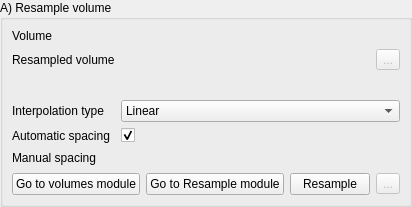
<?xml version="1.0" encoding="UTF-8"?>
<ui version="4.0">
 <class>ResampleWidget</class>
 <widget class="qMRMLWidget" name="ResampleWidget">
  <property name="geometry">
   <rect>
    <x>0</x>
    <y>0</y>
    <width>379</width>
    <height>207</height>
   </rect>
  </property>
  <property name="windowTitle">
   <string>ResampleWidget</string>
  </property>
  <layout class="QVBoxLayout" name="verticalLayout">
   <property name="margin">
    <number>0</number>
   </property>
   <item>
    <widget class="ctkCollapsibleGroupBox" name="ResampleCollapsibleGroupBox">
     <property name="sizePolicy">
      <sizepolicy hsizetype="Preferred" vsizetype="Minimum">
       <horstretch>0</horstretch>
       <verstretch>0</verstretch>
      </sizepolicy>
     </property>
     <property name="title">
      <string>A) Resample volume</string>
     </property>
     <property name="collapsedHeight">
      <number>5</number>
     </property>
     <layout class="QGridLayout" name="gridLayout_2">
      <item row="6" column="0" colspan="3">
       <layout class="QHBoxLayout" name="horizontalLayout_3">
        <item>
         <spacer name="horizontalSpacer_2">
          <property name="orientation">
           <enum>Qt::Horizontal</enum>
          </property>
          <property name="sizeHint" stdset="0">
           <size>
            <width>40</width>
            <height>20</height>
           </size>
          </property>
         </spacer>
        </item>
        <item>
         <widget class="QPushButton" name="ResampleGoToVolumesPushButton">
          <property name="text">
           <string>Go to volumes module</string>
          </property>
          <property name="workflow" stdset="0">
           <stringlist>
            <string>2</string>
           </stringlist>
          </property>
         </widget>
        </item>
        <item>
         <widget class="QPushButton" name="ResampleGoToModulePushButton">
          <property name="toolTip">
           <string>Open the &quot;BrainsFit&quot; module</string>
          </property>
          <property name="text">
           <string>Go to Resample module</string>
          </property>
          <property name="workflow" stdset="0">
           <stringlist>
            <string>2</string>
           </stringlist>
          </property>
         </widget>
        </item>
        <item>
         <widget class="QPushButton" name="ResampleApplyPushButton">
          <property name="toolTip">
           <string>&lt;!DOCTYPE HTML PUBLIC &quot;-//W3C//DTD HTML 4.0//EN&quot; &quot;http://www.w3.org/TR/REC-html40/strict.dtd&quot;&gt;
&lt;html&gt;&lt;head&gt;&lt;meta name=&quot;qrichtext&quot; content=&quot;1&quot; /&gt;&lt;style type=&quot;text/css&quot;&gt;
p, li { white-space: pre-wrap; }
&lt;/style&gt;&lt;/head&gt;&lt;body style=&quot; font-family:'MS Shell Dlg 2'; font-size:8.25pt; font-weight:400; font-style:normal;&quot;&gt;
&lt;p style=&quot; margin-top:0px; margin-bottom:0px; margin-left:0px; margin-right:0px; -qt-block-indent:0; text-indent:0px;&quot;&gt;&lt;span style=&quot; font-size:8pt;&quot;&gt;Register image together&lt;/span&gt;&lt;/p&gt;
&lt;p style=&quot;-qt-paragraph-type:empty; margin-top:0px; margin-bottom:0px; margin-left:0px; margin-right:0px; -qt-block-indent:0; text-indent:0px; font-size:8pt;&quot;&gt;&lt;/p&gt;&lt;/body&gt;&lt;/html&gt;</string>
          </property>
          <property name="text">
           <string>Resample</string>
          </property>
          <property name="checkable">
           <bool>true</bool>
          </property>
         </widget>
        </item>
        <item>
         <widget class="QToolButton" name="ResampleSaveToolButton">
          <property name="enabled">
           <bool>false</bool>
          </property>
          <property name="toolTip">
           <string>Save the output image</string>
          </property>
          <property name="text">
           <string>...</string>
          </property>
          <property name="workflow" stdset="0">
           <stringlist>
            <string>0</string>
           </stringlist>
          </property>
         </widget>
        </item>
       </layout>
      </item>
      <item row="1" column="2">
       <widget class="QToolButton" name="ResampleOutputSaveToolButton">
        <property name="enabled">
         <bool>false</bool>
        </property>
        <property name="toolTip">
         <string>Save to file the output image</string>
        </property>
        <property name="text">
         <string>...</string>
        </property>
        <property name="workflow" stdset="0">
         <stringlist>
          <string>1</string>
          <string>2</string>
         </stringlist>
        </property>
       </widget>
      </item>
      <item row="1" column="1">
       <widget class="qMRMLNodeComboBox" name="ResampleOutputNodeComboBox">
        <property name="enabled">
         <bool>false</bool>
        </property>
        <property name="sizePolicy">
         <sizepolicy hsizetype="Expanding" vsizetype="Fixed">
          <horstretch>0</horstretch>
          <verstretch>0</verstretch>
         </sizepolicy>
        </property>
        <property name="toolTip">
         <string>Select the output image</string>
        </property>
        <property name="nodeTypes">
         <stringlist>
          <string>vtkMRMLScalarVolumeNode</string>
         </stringlist>
        </property>
        <property name="showHidden">
         <bool>true</bool>
        </property>
        <property name="baseName">
         <string/>
        </property>
        <property name="renameEnabled">
         <bool>true</bool>
        </property>
        <property name="workflow" stdset="0">
         <stringlist>
          <string>1</string>
          <string>2</string>
         </stringlist>
        </property>
       </widget>
      </item>
      <item row="1" column="0">
       <widget class="QLabel" name="ResampleOutputNodeLabel">
        <property name="sizePolicy">
         <sizepolicy hsizetype="Preferred" vsizetype="Minimum">
          <horstretch>0</horstretch>
          <verstretch>0</verstretch>
         </sizepolicy>
        </property>
        <property name="toolTip">
         <string>&lt;!DOCTYPE HTML PUBLIC &quot;-//W3C//DTD HTML 4.0//EN&quot; &quot;http://www.w3.org/TR/REC-html40/strict.dtd&quot;&gt;
&lt;html&gt;&lt;head&gt;&lt;meta name=&quot;qrichtext&quot; content=&quot;1&quot; /&gt;&lt;style type=&quot;text/css&quot;&gt;
p, li { white-space: pre-wrap; }
&lt;/style&gt;&lt;/head&gt;&lt;body style=&quot; font-family:'MS Shell Dlg 2'; font-size:8.25pt; font-weight:400; font-style:normal;&quot;&gt;
&lt;p style=&quot; margin-top:0px; margin-bottom:0px; margin-left:0px; margin-right:0px; -qt-block-indent:0; text-indent:0px;&quot;&gt;&lt;span style=&quot; font-size:8pt;&quot;&gt;Choose the &lt;/span&gt;&lt;span style=&quot; font-size:8pt; font-weight:600;&quot;&gt;Output skin model&lt;/span&gt;&lt;span style=&quot; font-size:8pt;&quot;&gt; here.&lt;/span&gt;&lt;/p&gt;&lt;/body&gt;&lt;/html&gt;</string>
        </property>
        <property name="text">
         <string>Resampled volume</string>
        </property>
        <property name="workflow" stdset="0">
         <stringlist>
          <string>1</string>
          <string>2</string>
          <string></string>
         </stringlist>
        </property>
       </widget>
      </item>
      <item row="0" column="1" colspan="2">
       <widget class="qMRMLNodeComboBox" name="ResampleInputNodeComboBox">
        <property name="sizePolicy">
         <sizepolicy hsizetype="Expanding" vsizetype="Fixed">
          <horstretch>0</horstretch>
          <verstretch>0</verstretch>
         </sizepolicy>
        </property>
        <property name="toolTip">
         <string>Select the fixed image</string>
        </property>
        <property name="nodeTypes">
         <stringlist>
          <string>vtkMRMLScalarVolumeNode</string>
         </stringlist>
        </property>
        <property name="baseName">
         <string>Fixed</string>
        </property>
        <property name="addEnabled">
         <bool>false</bool>
        </property>
        <property name="workflow" stdset="0">
         <stringlist>
          <string>2</string>
         </stringlist>
        </property>
       </widget>
      </item>
      <item row="3" column="0">
       <widget class="QLabel" name="ResampleInterpolationTypeLabel">
        <property name="text">
         <string>Interpolation type</string>
        </property>
        <property name="workflow" stdset="0">
         <stringlist>
          <string>2</string>
         </stringlist>
        </property>
       </widget>
      </item>
      <item row="3" column="1" colspan="2">
       <widget class="QComboBox" name="ResampleInterpolationTypeComboBox">
        <property name="enabled">
         <bool>true</bool>
        </property>
        <property name="currentIndex">
         <number>1</number>
        </property>
        <property name="workflow" stdset="0">
         <stringlist>
          <string>2</string>
         </stringlist>
        </property>
        <item>
         <property name="text">
          <string>NearestNeighbor</string>
         </property>
        </item>
        <item>
         <property name="text">
          <string>Linear</string>
         </property>
        </item>
        <item>
         <property name="text">
          <string>BSpline</string>
         </property>
        </item>
       </widget>
      </item>
      <item row="4" column="0">
       <widget class="QLabel" name="ResampleMakeIsotropicLabel">
        <property name="toolTip">
         <string>Use make isotropic option or not</string>
        </property>
        <property name="text">
         <string>Automatic spacing</string>
        </property>
        <property name="workflow" stdset="0">
         <stringlist>
          <string>2</string>
         </stringlist>
        </property>
       </widget>
      </item>
      <item row="4" column="1" colspan="2">
       <widget class="QCheckBox" name="ResampleMakeIsotropicCheckBox">
        <property name="text">
         <string/>
        </property>
        <property name="checked">
         <bool>true</bool>
        </property>
        <property name="workflow" stdset="0">
         <stringlist>
          <string>2</string>
         </stringlist>
        </property>
       </widget>
      </item>
      <item row="5" column="1" colspan="2">
       <widget class="ctkCoordinatesWidget" name="ResampleManualSpacingCoordinatesWidget">
        <property name="workflow" stdset="0">
         <stringlist>
          <string>2</string>
         </stringlist>
        </property>
       </widget>
      </item>
      <item row="5" column="0">
       <widget class="QLabel" name="ResampleManualSpacingLabel">
        <property name="text">
         <string>Manual spacing</string>
        </property>
        <property name="workflow" stdset="0">
         <stringlist>
          <string>2</string>
         </stringlist>
        </property>
       </widget>
      </item>
      <item row="2" column="1" colspan="2">
       <widget class="qMRMLNodeComboBox" name="ResampleHiddenOutputNodeComboBox">
        <property name="nodeTypes">
         <stringlist>
          <string>vtkMRMLScalarVolumeNode</string>
         </stringlist>
        </property>
       </widget>
      </item>
      <item row="0" column="0">
       <widget class="QLabel" name="ResampleInputNodeLabel">
        <property name="sizePolicy">
         <sizepolicy hsizetype="Preferred" vsizetype="Minimum">
          <horstretch>0</horstretch>
          <verstretch>0</verstretch>
         </sizepolicy>
        </property>
        <property name="text">
         <string>Volume</string>
        </property>
        <property name="workflow" stdset="0">
         <stringlist>
          <string>2</string>
         </stringlist>
        </property>
       </widget>
      </item>
     </layout>
    </widget>
   </item>
  </layout>
 </widget>
 <customwidgets>
  <customwidget>
   <class>ctkCollapsibleGroupBox</class>
   <extends>QGroupBox</extends>
   <header>ctkCollapsibleGroupBox.h</header>
   <container>1</container>
  </customwidget>
  <customwidget>
   <class>ctkCoordinatesWidget</class>
   <extends>QWidget</extends>
   <header>ctkCoordinatesWidget.h</header>
  </customwidget>
  <customwidget>
   <class>qMRMLNodeComboBox</class>
   <extends>QWidget</extends>
   <header>qMRMLNodeComboBox.h</header>
  </customwidget>
  <customwidget>
   <class>qMRMLWidget</class>
   <extends>QWidget</extends>
   <header>qMRMLWidget.h</header>
   <container>1</container>
  </customwidget>
 </customwidgets>
 <resources/>
 <connections>
  <connection>
   <sender>ResampleWidget</sender>
   <signal>mrmlSceneChanged(vtkMRMLScene*)</signal>
   <receiver>ResampleInputNodeComboBox</receiver>
   <slot>setMRMLScene(vtkMRMLScene*)</slot>
   <hints>
    <hint type="sourcelabel">
     <x>215</x>
     <y>112</y>
    </hint>
    <hint type="destinationlabel">
     <x>267</x>
     <y>32</y>
    </hint>
   </hints>
  </connection>
  <connection>
   <sender>ResampleWidget</sender>
   <signal>mrmlSceneChanged(vtkMRMLScene*)</signal>
   <receiver>ResampleOutputNodeComboBox</receiver>
   <slot>setMRMLScene(vtkMRMLScene*)</slot>
   <hints>
    <hint type="sourcelabel">
     <x>215</x>
     <y>112</y>
    </hint>
    <hint type="destinationlabel">
     <x>251</x>
     <y>58</y>
    </hint>
   </hints>
  </connection>
  <connection>
   <sender>ResampleOutputSaveToolButton</sender>
   <signal>clicked()</signal>
   <receiver>ResampleSaveToolButton</receiver>
   <slot>click()</slot>
   <hints>
    <hint type="sourcelabel">
     <x>408</x>
     <y>58</y>
    </hint>
    <hint type="destinationlabel">
     <x>407</x>
     <y>199</y>
    </hint>
   </hints>
  </connection>
  <connection>
   <sender>ResampleWidget</sender>
   <signal>mrmlSceneChanged(vtkMRMLScene*)</signal>
   <receiver>ResampleHiddenOutputNodeComboBox</receiver>
   <slot>setMRMLScene(vtkMRMLScene*)</slot>
   <hints>
    <hint type="sourcelabel">
     <x>189</x>
     <y>103</y>
    </hint>
    <hint type="destinationlabel">
     <x>236</x>
     <y>84</y>
    </hint>
   </hints>
  </connection>
 </connections>
</ui>
